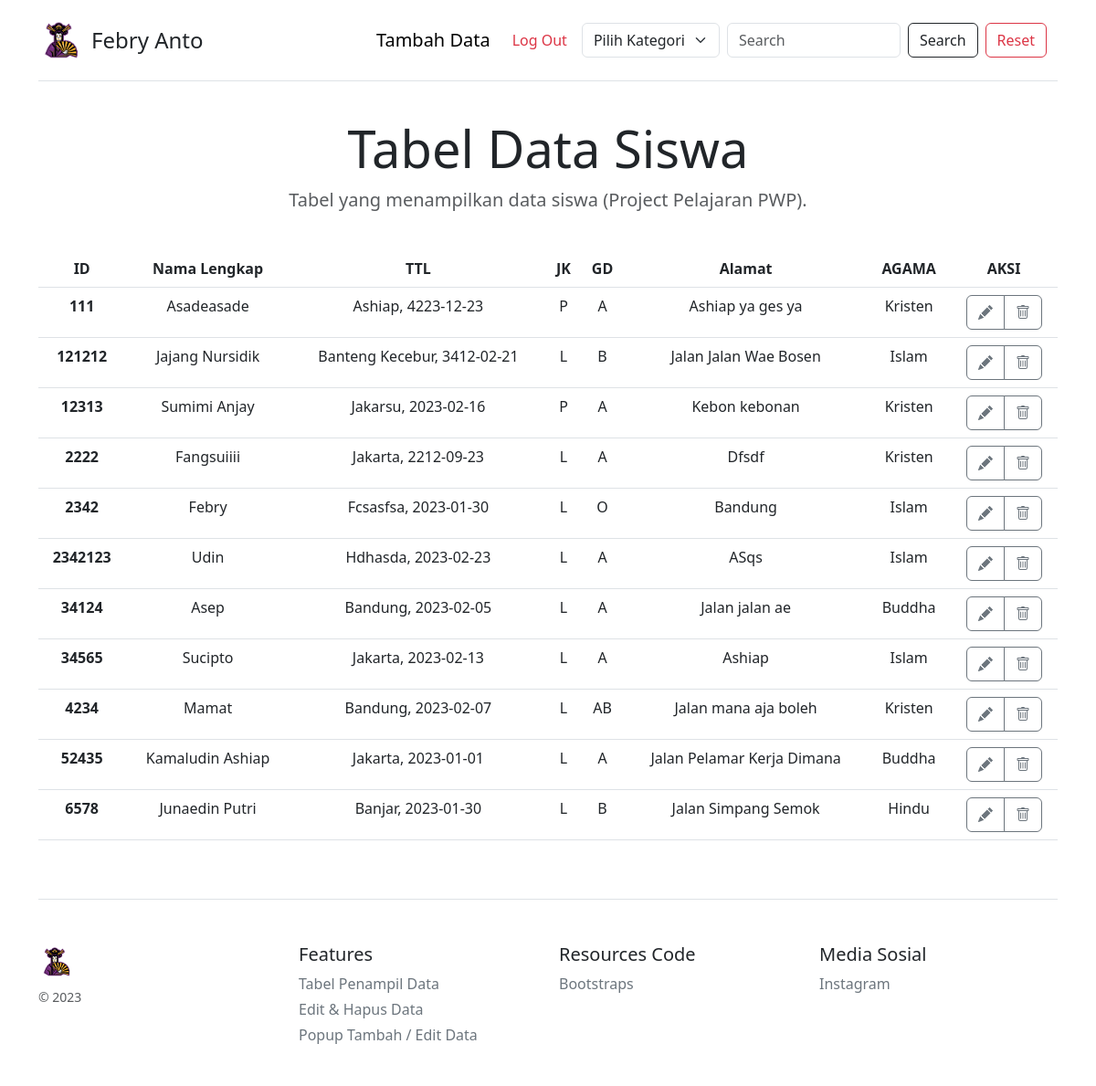
Screenshot of /dbsiswa/tb_siswa/index.php (signed in) with the database file from the repository.
### tables this page shows
CREATE TABLE `tb_siswa` (
  `id_siswa` varchar(7) NOT NULL,
  `nik` char(16) NOT NULL,
  `nama` varchar(30) NOT NULL,
  `tempat_lahir` varchar(20) NOT NULL,
  `tanggal_lahir` date NOT NULL,
  `jenis_kelamin` enum('L','P') NOT NULL,
  `golongan_darah` enum('A','B','AB','O') NOT NULL,
  `alamat` varchar(70) NOT NULL,
  `agama` enum('islam','kristen','buddha','hindu') NOT NULL,
  `status_perkawinan` enum('menikah','belum menikah') NOT NULL,
  `pekerjaan` enum('bekerja','belum bekerja') NOT NULL,
  `kewarganegaraan` enum('WNI','WNA') NOT NULL
);

### dbsiswa/tb_siswa/index.php (the view, shortened to what this page needs)
<!doctype html>
<html lang="en">
<head>
  <link href="https://cdn.jsdelivr.net/npm/bootstrap@5.3.0-alpha1/dist/css/bootstrap.min.css" rel="stylesheet"
>
  <link href="/docs/5.3/dist/css/bootstrap.min.css" rel="stylesheet"
>
</head>
<body>
  <div class="container py-3">
    <header>
      <div class="d-flex flex-column flex-md-row align-items-center pb-3 mb-4 border-bottom">
        <a href="/" class="d-flex align-items-center text-dark text-decoration-none">
          <img src="static/4-removebg-preview.png" width="50" height="50" class="me-2" viewBox="0 0 118 94" role="img">
          <span class="fs-4">Febry Anto</span>
        </a>
        <nav class="d-inline-flex mt-2 mt-md-0 ms-md-auto">
          <nav class="navbar navbar-expand-lg">
            <div class="container-fluid">
              <a class="navbar-brand" data-bs-toggle="modal" data-bs-target="#staticBackdrop" href="#">Tambah Data</a>
              <div class="collapse navbar-collapse" id="navbarSupportedContent">
                <ul class="navbar-nav me-auto mb-2 mb-lg-0">
                  <li class="nav-item">
                    <a class="nav-link text-danger" aria-current="page" href="../logout.php">Log Out</a>
                  </li>
                </ul>
                <form action="<?php echo $_SERVER["PHP_SELF"]; ?>" method="post" class="d-flex" role="search">
                  <ul class="navbar-nav me-auto mb-2 mb-lg-0">
                    <li class="nav-item dropdown ms-2 me-2">
                      <select class="form-select" name="kolom" style="max-width: 190px;"
                        aria-label="Default select example" required>
                        <option selected value="">Pilih Kategori</option>
                      </select>
                    </li>
                  </ul>
                  <input class="form-control me-2" style="max-width: 190px;" type="search" placeholder="Search"
                    aria-label="Search" name="kata_kunci" required>
                  <button class="btn btn-outline-dark" value="Cari" type="submit">Search</button>
                  <a href="" class="btn btn-outline-danger ms-2">Reset</a>
                </form>
              </div>
            </div>
          </nav>
        </nav>
      </div>
      <div class="pricing-header p-3 pb-md-4 mx-auto text-center">
        <h1 class="display-4 fw-normal">Tabel Data Siswa</h1>
        <p class="fs-5 text-muted">Tabel yang menampilkan data siswa (Project Pelajaran PWP).</p>
      </div>
    </header>
    <main>
      <div class="table-responsive">
        <table class="table text-center">
          <thead>
            <tr>
              <th>ID</th>
              <th>Nama Lengkap</th>
              <th>TTL</th>
              <th>JK</th>
              <th>GD</th>
              <th>Alamat</th>
              <th>AGAMA</th>
              <th>AKSI</th>
            </tr>
          </thead>
          <?php
          include "../koneksi/koneksi.php";
          if (isset($_POST['kata_kunci'])) {
            $kata_kunci = trim($_POST['kata_kunci']);
            $kolom = "";
            if ($_POST['kolom'] == "id_siswa") {
              $kolom = "id_siswa";
            } else if ($_POST['kolom'] == "nik") {
              $kolom = "nik";
            } else {
              $kolom = "nama";
            }
            $sql = "select * from tb_siswa where $kolom like '%" . $kata_kunci . "%' order by id_siswa asc";
          } else {
            $sql = "select * from tb_siswa order by id_siswa asc";
          }
          $query = mysqli_query($koneksi, $sql);
          while ($data = mysqli_fetch_array($query)) {
            ?>
            <tbody>
              <th>
                <?php echo $data['id_siswa']; ?>
              </th>
              <td>
                <?php echo ucfirst($data['nama']); ?>
              </td>
              <td>
                <?php echo ucfirst($data['tempat_lahir']); ?>,
                <?php echo $data['tanggal_lahir']; ?>
              </td>
              <td>
                <?php echo $data['jenis_kelamin']; ?>
              </td>
              <td>
                <?php echo $data['golongan_darah']; ?>
              </td>
              <td>
                <?php echo ucfirst($data['alamat']); ?>
              </td>
              <td>
                <?php echo ucfirst($data['agama']); ?>
              </td>
              <td>
                <div class="btn-group">
                  <a href="form_edit_siswa.php?id_siswa=<?php echo $data['id_siswa']; ?>" type="button"
                    class="btn btn-outline-secondary">
                  </a>
                  <a href="proses_hapus_siswa.php?id_siswa=<?php echo $data['id_siswa']; ?>"
                    onclick="return confirm('Anda yakin ingin menghapus data <?php echo $data['id_siswa']; ?> ini ?')"
                    class="btn btn-outline-secondary">
                  </a>
                </div>
              </td>
            </tbody>
          <?php } ?>
        </table>
      </div>
    </main>
    <footer class="pt-4 my-md-5 pt-md-5 border-top">
      <div class="row">
        <div class="col-12 col-md">
          <img class="mb-2" src="static/4-removebg-preview.png" alt="" width="40px" height="40px">
          <small class="d-block mb-3 text-muted">© 2023</small>
        </div>
        <div class="col-6 col-md">
          <h5>Features</h5>
          <ul class="list-unstyled text-small">
            <li class="mb-1"><a class="link-secondary text-decoration-none" href="#">Tabel Penampil Data</a></li>
            <li class="mb-1"><a class="link-secondary text-decoration-none" href="#">Edit & Hapus Data</a></li>
            <li class="mb-1"><a class="link-secondary text-decoration-none" href="#">Popup Tambah / Edit Data</a></li>
          </ul>
        </div>
        <div class="col-6 col-md">
          <h5>Resources Code</h5>
          <ul class="list-unstyled text-small">
            <li class="mb-1"><a class="link-secondary text-decoration-none" href="#">Bootstraps</a></li>
          </ul>
        </div>
        <div class="col-6 col-md">
          <h5>Media Sosial</h5>
          <ul class="list-unstyled text-small">
            <li class="mb-1"><a class="link-secondary text-decoration-none" href="https://www.instagram.com/24peb_/">Instagram</a></li>
          </ul>
        </div>
      </div>
    </footer>
  </div>
</body>
</html>

### dbsiswa/tb_siswa/index.php (style rules this page uses)
.bi { vertical-align: -.125em; fill: currentColor; }

### rows the page displays
tb_siswa: id_siswa "111", nama "Asadeasade", tempat_lahir "Ashiap", tanggal_lahir "4223-12-23", jenis_kelamin "P", golongan_darah "A", alamat "Ashiap ya ges ya", agama "Kristen"
tb_siswa: id_siswa "121212", nama "Jajang Nursidik", tempat_lahir "Banteng Kecebur", tanggal_lahir "3412-02-21", jenis_kelamin "L", golongan_darah "B", alamat "Jalan Jalan Wae Bosen", agama "Islam"
tb_siswa: id_siswa "12313", nama "Sumimi Anjay", tempat_lahir "Jakarsu", tanggal_lahir "2023-02-16", jenis_kelamin "P", golongan_darah "A", alamat "Kebon kebonan", agama "Kristen"
tb_siswa: id_siswa "2222", nama "Fangsuiiii", tempat_lahir "Jakarta", tanggal_lahir "2212-09-23", jenis_kelamin "L", golongan_darah "A", alamat "Dfsdf", agama "Kristen"
tb_siswa: id_siswa "2342", nama "Febry", tempat_lahir "Fcsasfsa", tanggal_lahir "2023-01-30", jenis_kelamin "L", golongan_darah "O", alamat "Bandung", agama "Islam"
tb_siswa: id_siswa "2342123", nama "Udin", tempat_lahir "Hdhasda", tanggal_lahir "2023-02-23", jenis_kelamin "L", golongan_darah "A", alamat "ASqs", agama "Islam"
tb_siswa: id_siswa "34124", nama "Asep", tempat_lahir "Bandung", tanggal_lahir "2023-02-05", jenis_kelamin "L", golongan_darah "A", alamat "Jalan jalan ae", agama "Buddha"
tb_siswa: id_siswa "34565", nama "Sucipto", tempat_lahir "Jakarta", tanggal_lahir "2023-02-13", jenis_kelamin "L", golongan_darah "A", alamat "Ashiap", agama "Islam"
tb_siswa: id_siswa "4234", nama "Mamat", tempat_lahir "Bandung", tanggal_lahir "2023-02-07", jenis_kelamin "L", golongan_darah "AB", alamat "Jalan mana aja boleh", agama "Kristen"
tb_siswa: id_siswa "52435", nama "Kamaludin Ashiap", tempat_lahir "Jakarta", tanggal_lahir "2023-01-01", jenis_kelamin "L", golongan_darah "A", alamat "Jalan Pelamar Kerja Dimana", agama "Buddha"
tb_siswa: id_siswa "6578", nama "Junaedin Putri", tempat_lahir "Banjar", tanggal_lahir "2023-01-30", jenis_kelamin "L", golongan_darah "B", alamat "Jalan Simpang Semok", agama "Hindu"
